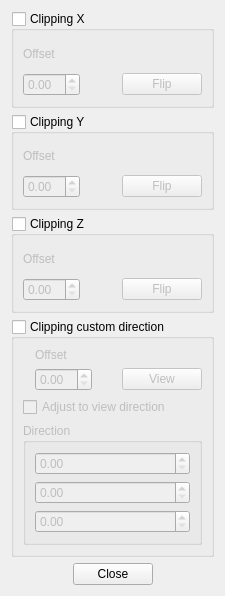
<?xml version="1.0" encoding="UTF-8"?>
<ui version="4.0">
 <class>Gui::Dialog::Clipping</class>
 <widget class="QDialog" name="Gui::Dialog::Clipping">
  <property name="geometry">
   <rect>
    <x>0</x>
    <y>0</y>
    <width>225</width>
    <height>596</height>
   </rect>
  </property>
  <property name="windowTitle">
   <string>Clipping</string>
  </property>
  <layout class="QGridLayout" name="gridLayout_5">
   <item row="0" column="0">
    <widget class="QGroupBox" name="groupBoxX">
     <property name="title">
      <string>Clipping X</string>
     </property>
     <property name="checkable">
      <bool>true</bool>
     </property>
     <property name="checked">
      <bool>false</bool>
     </property>
     <layout class="QGridLayout" name="gridLayout">
      <item row="1" column="1">
       <widget class="QDoubleSpinBox" name="clipX"/>
      </item>
      <item row="1" column="3">
       <widget class="QPushButton" name="flipClipX">
        <property name="text">
         <string>Flip</string>
        </property>
       </widget>
      </item>
      <item row="1" column="2">
       <spacer name="horizontalSpacer_2">
        <property name="orientation">
         <enum>Qt::Horizontal</enum>
        </property>
        <property name="sizeHint" stdset="0">
         <size>
          <width>40</width>
          <height>20</height>
         </size>
        </property>
       </spacer>
      </item>
      <item row="0" column="1">
       <widget class="QLabel" name="label">
        <property name="text">
         <string>Offset</string>
        </property>
       </widget>
      </item>
     </layout>
    </widget>
   </item>
   <item row="1" column="0">
    <widget class="QGroupBox" name="groupBoxY">
     <property name="title">
      <string>Clipping Y</string>
     </property>
     <property name="checkable">
      <bool>true</bool>
     </property>
     <property name="checked">
      <bool>false</bool>
     </property>
     <layout class="QGridLayout" name="gridLayout_2">
      <item row="1" column="1">
       <widget class="QDoubleSpinBox" name="clipY"/>
      </item>
      <item row="1" column="2">
       <spacer name="horizontalSpacer_3">
        <property name="orientation">
         <enum>Qt::Horizontal</enum>
        </property>
        <property name="sizeHint" stdset="0">
         <size>
          <width>40</width>
          <height>20</height>
         </size>
        </property>
       </spacer>
      </item>
      <item row="1" column="3">
       <widget class="QPushButton" name="flipClipY">
        <property name="text">
         <string>Flip</string>
        </property>
       </widget>
      </item>
      <item row="0" column="1">
       <widget class="QLabel" name="label_2">
        <property name="text">
         <string>Offset</string>
        </property>
       </widget>
      </item>
     </layout>
    </widget>
   </item>
   <item row="2" column="0">
    <widget class="QGroupBox" name="groupBoxZ">
     <property name="title">
      <string>Clipping Z</string>
     </property>
     <property name="checkable">
      <bool>true</bool>
     </property>
     <property name="checked">
      <bool>false</bool>
     </property>
     <layout class="QGridLayout" name="gridLayout_3">
      <item row="1" column="1">
       <widget class="QDoubleSpinBox" name="clipZ"/>
      </item>
      <item row="1" column="3">
       <widget class="QPushButton" name="flipClipZ">
        <property name="text">
         <string>Flip</string>
        </property>
       </widget>
      </item>
      <item row="1" column="2">
       <spacer name="horizontalSpacer_4">
        <property name="orientation">
         <enum>Qt::Horizontal</enum>
        </property>
        <property name="sizeHint" stdset="0">
         <size>
          <width>40</width>
          <height>20</height>
         </size>
        </property>
       </spacer>
      </item>
      <item row="0" column="1">
       <widget class="QLabel" name="label_3">
        <property name="text">
         <string>Offset</string>
        </property>
       </widget>
      </item>
     </layout>
    </widget>
   </item>
   <item row="3" column="0">
    <widget class="QGroupBox" name="groupBoxView">
     <property name="title">
      <string>Clipping custom direction</string>
     </property>
     <property name="checkable">
      <bool>true</bool>
     </property>
     <property name="checked">
      <bool>false</bool>
     </property>
     <layout class="QGridLayout" name="gridLayout_6">
      <item row="3" column="0" colspan="5">
       <widget class="QGroupBox" name="groupBox">
        <property name="title">
         <string>Direction</string>
        </property>
        <layout class="QGridLayout" name="gridLayout_4">
         <item row="0" column="0">
          <widget class="QDoubleSpinBox" name="dirX"/>
         </item>
         <item row="1" column="0">
          <widget class="QDoubleSpinBox" name="dirY"/>
         </item>
         <item row="2" column="0">
          <widget class="QDoubleSpinBox" name="dirZ"/>
         </item>
        </layout>
       </widget>
      </item>
      <item row="1" column="4">
       <widget class="QPushButton" name="fromView">
        <property name="text">
         <string>View</string>
        </property>
       </widget>
      </item>
      <item row="2" column="0" colspan="5">
       <widget class="QCheckBox" name="adjustViewdirection">
        <property name="text">
         <string>Adjust to view direction</string>
        </property>
       </widget>
      </item>
      <item row="1" column="3">
       <spacer name="horizontalSpacer">
        <property name="orientation">
         <enum>Qt::Horizontal</enum>
        </property>
        <property name="sizeHint" stdset="0">
         <size>
          <width>84</width>
          <height>20</height>
         </size>
        </property>
       </spacer>
      </item>
      <item row="1" column="2">
       <widget class="QDoubleSpinBox" name="clipView"/>
      </item>
      <item row="0" column="2">
       <widget class="QLabel" name="label_4">
        <property name="text">
         <string>Offset</string>
        </property>
       </widget>
      </item>
     </layout>
    </widget>
   </item>
   <item row="4" column="0">
    <widget class="QDialogButtonBox" name="buttonBox">
     <property name="orientation">
      <enum>Qt::Horizontal</enum>
     </property>
     <property name="standardButtons">
      <set>QDialogButtonBox::Close</set>
     </property>
     <property name="centerButtons">
      <bool>true</bool>
     </property>
    </widget>
   </item>
  </layout>
 </widget>
 <tabstops>
  <tabstop>groupBoxX</tabstop>
  <tabstop>clipX</tabstop>
  <tabstop>flipClipX</tabstop>
  <tabstop>groupBoxY</tabstop>
  <tabstop>clipY</tabstop>
  <tabstop>flipClipY</tabstop>
  <tabstop>groupBoxZ</tabstop>
  <tabstop>clipZ</tabstop>
  <tabstop>flipClipZ</tabstop>
  <tabstop>groupBoxView</tabstop>
  <tabstop>clipView</tabstop>
  <tabstop>fromView</tabstop>
  <tabstop>adjustViewdirection</tabstop>
  <tabstop>dirX</tabstop>
 </tabstops>
 <resources/>
 <connections>
  <connection>
   <sender>buttonBox</sender>
   <signal>rejected()</signal>
   <receiver>Gui::Dialog::Clipping</receiver>
   <slot>reject()</slot>
   <hints>
    <hint type="sourcelabel">
     <x>316</x>
     <y>260</y>
    </hint>
    <hint type="destinationlabel">
     <x>286</x>
     <y>274</y>
    </hint>
   </hints>
  </connection>
 </connections>
</ui>
